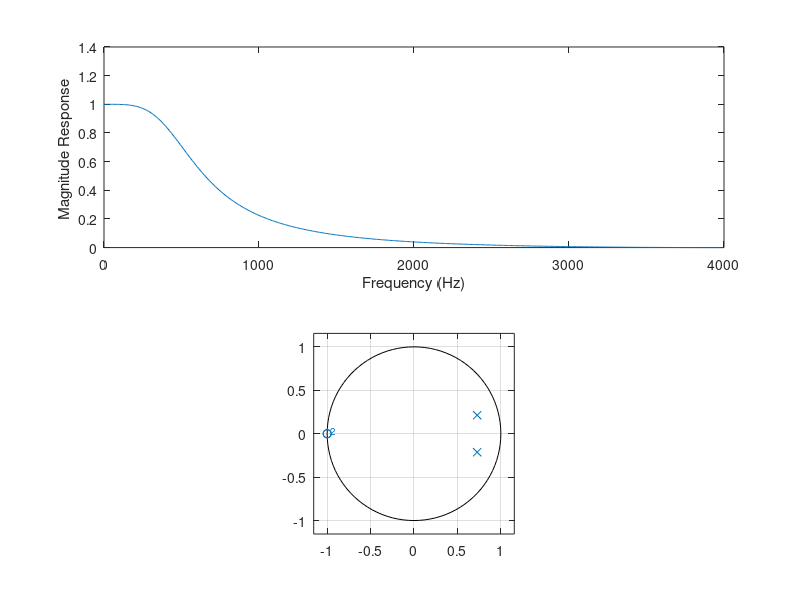

Here is the MATLAB script that generated this plot:

%
%  m-file for Example 8B.4 (Program 8B.4, p569)
%	Program name: prog8b4.m
%
Fs=8000;										%	Sampling frequency
Ap=3;
As=20;
wp=500/4000;
ws=2000/4000;
[N, wc]=buttord(wp, ws, Ap, As);		% Determine filter order
[zz, pz, kz]=butter(N,500/4000);		% Digitise filter
[b, a]=butter(N, 500/4000);
subplot(2,1,1)								%	Plot magnitude freq. response
[H, f]=freqz(b, a, 512, Fs);			
plot(f, abs(H))
xlabel('Frequency (Hz)')
ylabel('Magnitude Response ')
subplot(2,1,2)								%	Plot pole-zero diagram
zplane(b, a)
